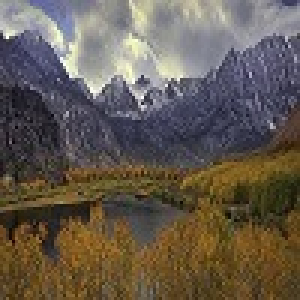
#> input picture lab3/resources/img1.jpg, 100 x 100 px (shown 3 times larger)
$ python main.py
#> lines starting #> are read from the running program, lines starting #| are printed output that depends on the picture
from PIL import Image
from pylab import *
import scipy.stats as st
import scipy.signal as sign
import numpy as np

file_path = '../resources/'
IMG1_NAME = 'img1.jpg'
IMG2_NAME = 'img2.jpg'


def create_grayscale_img(img_name):

    def transform_img(img_name):
        image = Image.open(file_path + img_name).convert('L')  # Открываем изображение и конвертируем в полутоновое

        return image

    image = transform_img(img_name)
    image.save(file_path + "grayscale_" + img_name)
    return image


def analize_img(image):
    hist_data = array(image).flatten()
    stat = {}

    stat.update([
        ('mean', np.mean(hist_data)),
        ('std', np.std(hist_data)),
        ('mode', st.mode(hist_data)[0][0]),
        ('median', np.median(hist_data))])

    return hist_data, stat


def img_histogram(image):

    def show_histogram(data, bins):
        figure()
        hist(data, bins)
        show()

    img_array = array(image).flatten()
    show_histogram(img_array, 26)


def img_correlation(img1, img2):
    x = np.array(img1)
    y = np.array(img2)

    return sign.correlate2d(x, y)

def hyp_check_ks(_dataset):
    print(st.kstest(_dataset, cdf='norm'))

def hyp_check_chi2(_dataset):
    chi2, p = st.chisquare(_dataset)
    msg = "Test Statistic: {}\np-value: {}"
    print(msg.format(chi2, p))

def main():
    image1 = create_grayscale_img(IMG1_NAME)
#> in transform_img, `image = Image.open(file_path + img_name).convert('L')`:
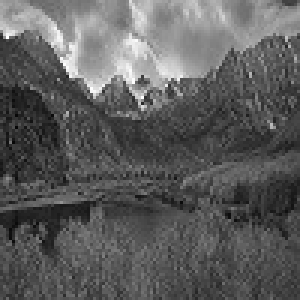
#> image: PIL image 100x100 L (shown 3 times larger); min 7, max 254, mean 92.3
    image2 = create_grayscale_img(IMG2_NAME)
#> call 2 of transform_img, with img_name = 'img2.jpg'
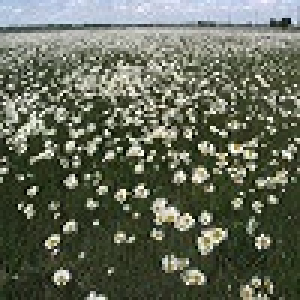
#> input picture lab3/resources/img2.jpg, 100 x 100 px (shown 3 times larger)
#> in transform_img (call 2), `image = Image.open(file_path + img_name).convert('L')`:
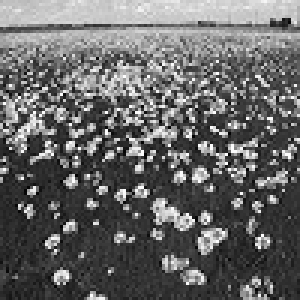
#> image: PIL image 100x100 L (shown 3 times larger); min 1, max 254, mean 102.2

    img_histogram(image1)
#> in img_histogram, `img_array = array(image).flatten()`: img_array = 10000 values, max 254 at index 1202, min 7 at index 4205, mean 92.27
#> in show_histogram, `show()`:
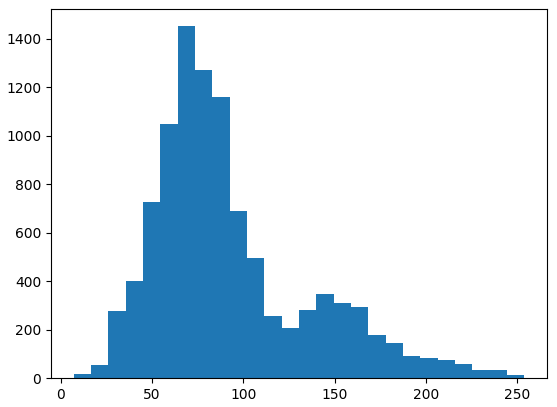
#> figure drawn by matplotlib, 1 panel; tallest bar 1451 high, from x = 64 to 73.5
    img_histogram(image2)
#> call 2 of show_histogram, with data = array of shape (10000,), bins = 26
#> in show_histogram (call 2), `show()`:
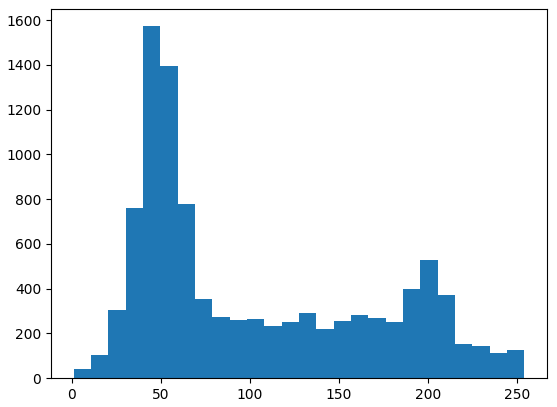
#> figure drawn by matplotlib, 1 panel; tallest bar 1573 high, from x = 39.92 to 49.65

    hist1, hist_stat1 = analize_img(image1)
#> in analize_img, `hist_data = array(image).flatten()`: hist_data has the same summary as img_array in img_histogram
    hist2, hist_stat2 = analize_img(image2)

    print('Explore:')
    print("First image: ", hist_stat1)
    print("Second image: ", hist_stat2)

    print("Histogram correlation: ",
          np.corrcoef(
              np.asarray(hist1).flatten(),
              np.asarray(hist2).flatten()
          )[1, 0])

    print('Images` correlation', img_correlation(image1, image2))

    print('\nHypothesis:\n')
    hyp_check_chi2(hist1)
    hyp_check_chi2(hist2)

    hyp_check_ks(hist1)
    hyp_check_ks(hist2)


if __name__ == "__main__":
#> (the run stopped early here; a loop or call above may not have finished)
